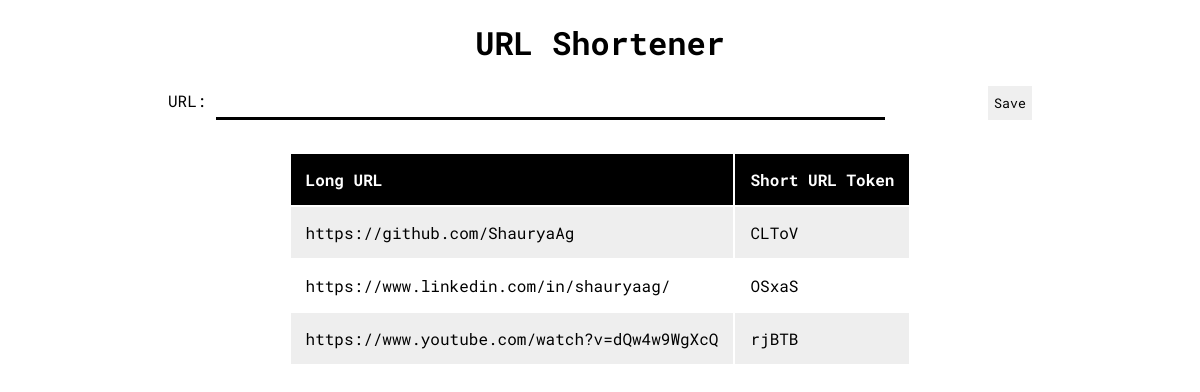
The page / on the database its author committed.
### main/models.py (models this page shows)
class short_urls(models.Model):
    short_url = models.CharField(max_length=20)
    long_url = models.URLField("URL", unique=True)

### main/views.py (the view, shortened to what this page needs)
# urls.py: path('', views.Make, name="Make new")
def Make(request):
    form = UrlForm(request.POST)
    a = ""
    url_list = short_urls.objects.all()
    return render(request, 'home.html', {'form': form, 'url_list': url_list, 'a': a})

### main/forms.py
class UrlForm(forms.ModelForm):
    class Meta:
        model = short_urls
        fields = ['long_url']
        widgets = {
            'long_url': forms.TextInput(attrs=({'class': 'url-input'}))
        }

### main/templates/home.html (shortened to what this page needs)
{% load static %}
<!DOCTYPE html>
<html lang="en">
<head>
    <link rel="stylesheet" href="{% static 'css/styles.css'%}">
</head>
<body>
    <h1>URL Shortener</h1>
    <div class='wrapper'>
        <form method="post">
            {% for field in form %}
                <span>
                    {{ field.label_tag }} {{ field }}
                </span>
            {% endfor %}
            <button type="submit" name="button">Save</button>
        </form>
        <table>
            <tr>
                <th>Long URL</th>
                <th>Short URL Token</th>
            </tr>
            {% for url in url_list %}
                <tr>
                    <td>{{url.long_url}}</td>
                    <td>{{url.short_url}}</td>
                </tr>
            {% endfor %}
        </table>
    </div>
</body>
</html>

### main/static/css/styles.css (style rules this page uses)
* { font-family: 'Roboto Mono', sans-serif; }
h1 { text-align: center; }
.wrapper { margin: 0 10em; }
form { display: flex; justify-content: space-evenly; }
span { width: 100%; }
.url-input { width: 80%; padding: 0.5em; border: none; border-bottom: #000000 solid; }
button { border: none; cursor: pointer; }
table { margin-top: 2rem; margin-left: auto; margin-right: auto; }
th, td { padding: 15px; text-align: left; }
table tr:nth-child(even) { background-color: #eee; }
table tr:nth-child(odd) { background-color: #fff; }
table th { background-color: #000; color: #fff; }

### rows shown on the page
short_urls: long_url "https://github.com/ShauryaAg", short_url "CLToV"
short_urls: long_url "https://www.linkedin.com/in/shauryaag/", short_url "OSxaS"
short_urls: long_url "https://www.youtube.com/watch?v=dQw4w9WgXcQ", short_url "rjBTB"

### other values the page prints
{{ field.label_tag }} "URL:"
